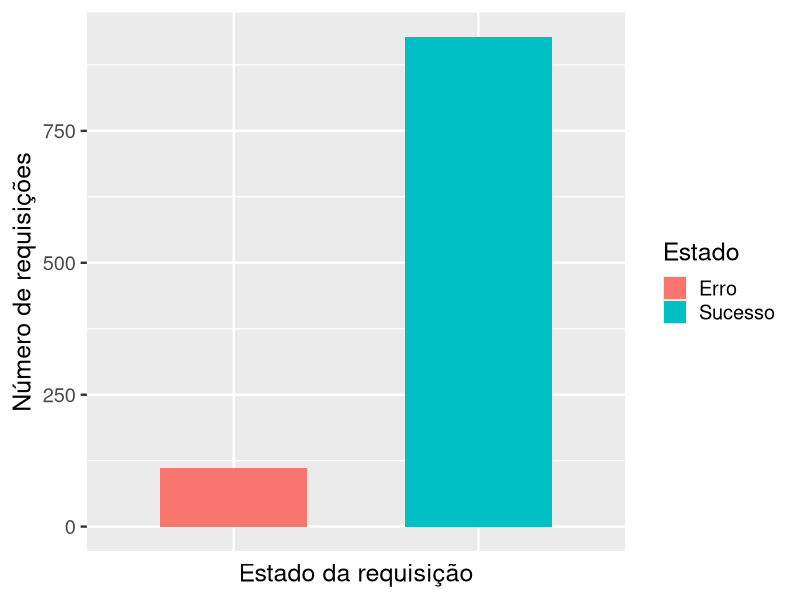
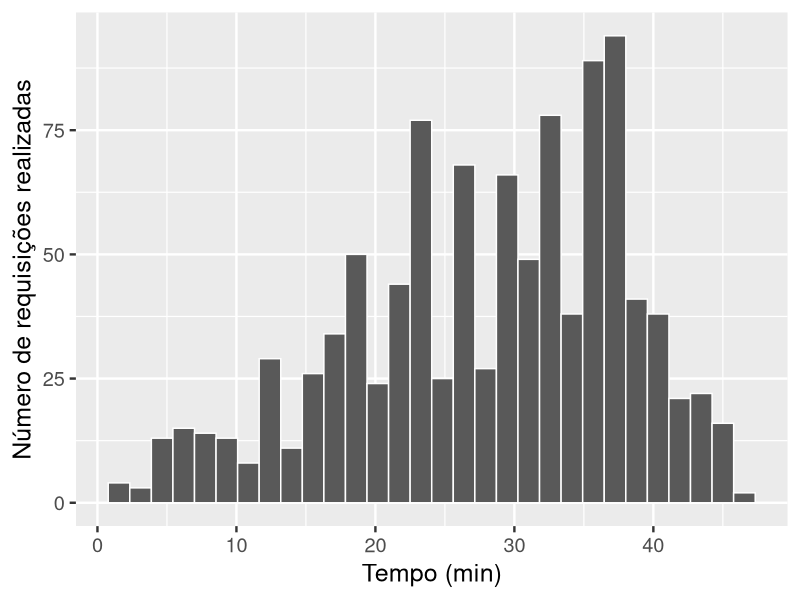
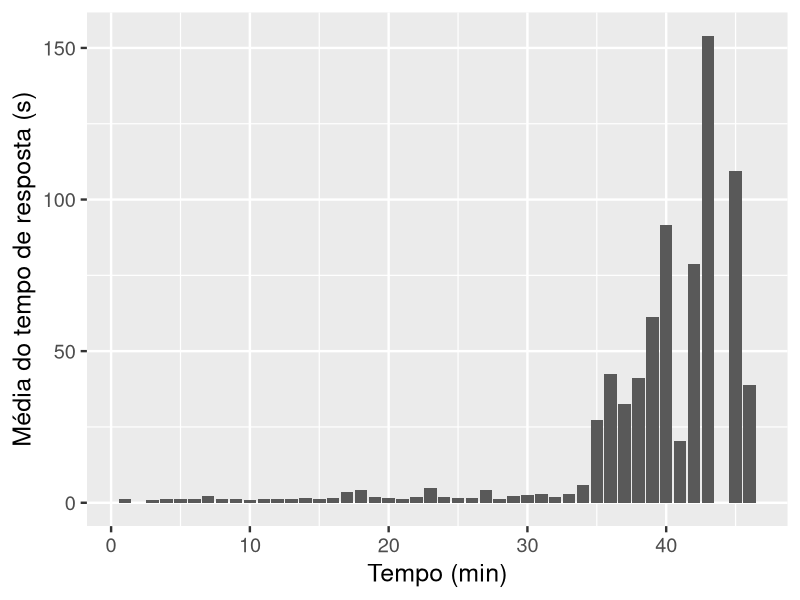
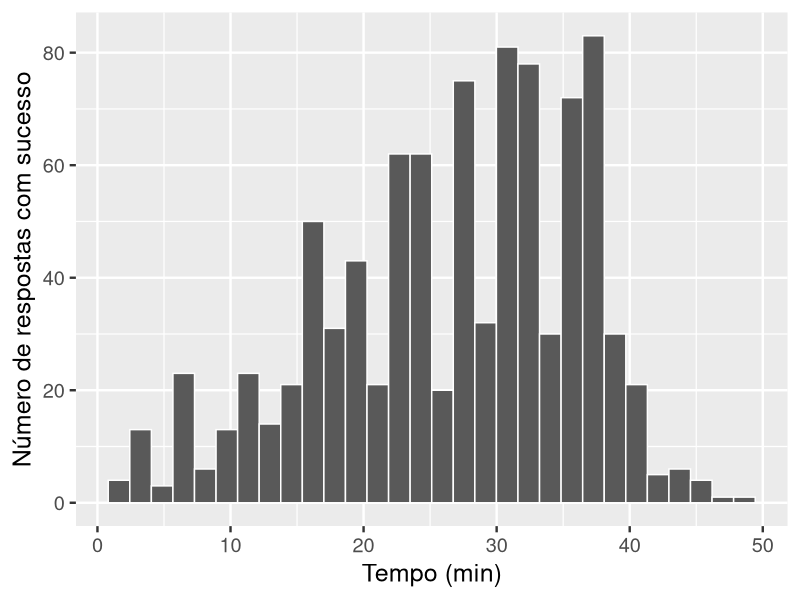

The R source for these figures, in order:
require("ggplot2")

setwd("/home/kanashiro/Documents/USP/masters-degree-qualification/scripts")

data <- read.csv(file="response_time.csv", header=TRUE, sep=",")

data[c('request', 'answer')] <- sapply(data[c('request', 'answer')], function(x) strptime(x, "%Y-%m-%dT%H:%M:%S"))
#data[c('request', 'answer')] <- sapply(data[c('request', 'answer')], function(x) as.POSIXct(x, format="%Y-%m-%dT%H:%M:%S", tz="UTC"))
data['result'] <- sapply(data['result'], function(x) factor(x))
data['simulation_time'] <- sapply(data['simulation_time'], function(x) as.numeric(x))

convert_time <- function(x) {
	minutes = x / 60
	hours = minutes / 60
	minutes = minutes %% 60
	seconds = x %% 60
	sprintf("%1.0fh %1.0fmin %1.0fs", hours, minutes, seconds)
}

#data['simulatin_request'] <- sapply(data['simulation_time'], convert_time)

#print(data)


##############################################################################

result <- data$result
rate <- as.data.frame(table(result))
#print(rate)

Estado <- c("Erro", "Sucesso")
theme_set(theme_gray(base_size = 18))
png('rate.png')
ggplot(rate, aes(result, Freq, fill=Estado)) + geom_bar(stat="identity", width=.6) +
xlab("Estado da requisição") + ylab("Número de requisições") +
theme(axis.text.x=element_blank(), axis.ticks.x=element_blank())
dev.off()

##############################################################################

request <- data$request
#load <- as.data.frame(table(request))
#print(throughput)

data['request_sum'] <- sapply(data['request'], function(x) (as.numeric(format(x, "%H"))*60) + as.numeric(format(x, "%M")) )

initial <- data$request_sum[1] - 1
data['request_sum'] <- sapply(data['request_sum'], function(x) x - initial)

theme_set(theme_gray(base_size = 18))
png('load.png')
ggplot(data, aes(request_sum)) + geom_histogram(col='white') +
ylab("Número de requisições realizadas") + xlab("Tempo (min)") +
theme(legend.position="none")
dev.off()

##############################################################################

rate_data <- split(data, data$result)
#print(rate_data[['success']])
success <- rate_data[['success']]
error <- rate_data[['error']]

success$response_time <- success$answer - success$request
success['request_sum'] <- sapply(success['request'], function(x) (as.numeric(format(x, "%H"))*60) + as.numeric(format(x, "%M")) )
success['request_time'] <- sapply(success['request'], function(x) format(x, "%H:%M"))

success['simulation_response'] <- success['simulation_time'] + success['response_time']
success['simulation_response'] <- sapply(success['simulation_response'], function(x) as.numeric(x))
#success['simulation_response'] <- sapply(success['simulation_response'], convert_time)


rt_resume <- aggregate(success$response_time~success$request_sum, success, mean)
#rt_resume <- merge(aggregate(success$response_time~success$request_sum, FUN=c), success['request_time'])

#rt_resume

time <- unlist(rt_resume[1])
mean <- unlist(rt_resume[2])
plot <- data.frame(time, mean)

#plot['simulation'] <- sapply(plot['time'], function(x) unlist(success[which(success$request_sum == x),]['simulation_time']))
#plot

initial <- plot$time[1] - 1
plot['time'] <- sapply(plot['time'], function(x) x - initial)

#plot['time'] <- sapply(plot['time'], convert_time)


length(which(success$response_time <= 10 & success$response_time > 0))
length(which(success$response_time >= 50))
length(which(success$response_time > 0))

#theme_set(theme_gray(base_size = 18))
#png('response_time.png')
#ggplot(data=success, aes(x=success$response_time)) + geom_histogram(breaks=seq(0,360,1), fill="green") +
#scale_x_continuous(breaks=seq(0, 360, 50), lim=c(0,360)) +
#xlab("Tempo de resposta (s)") + ylab("Número de requisições")
#dev.off()

theme_set(theme_gray(base_size = 18))
png('response_time.png')
ggplot(plot, aes(time, mean)) + geom_bar(stat="identity") +
#scale_x_continuous(breaks=seq(0, 35, 5), lim=c(0,32)) +
xlab("Tempo (min)") + ylab("Média do tempo de resposta (s)")
dev.off()

print("DONE")

##############################################################################

#answer <- success$answer
#throughput <- as.data.frame(table(answer))
#print(throughput)

success['answer_sum'] <- sapply(success['answer'], function(x) (as.numeric(format(x, "%H"))*60) + as.numeric(format(x, "%M")) )

initial <- success$answer_sum[1] - 1
success['answer_sum'] <- sapply(success['answer_sum'], function(x) x - initial)

theme_set(theme_gray(base_size = 18))
png('throughput.png')
ggplot(success, aes(answer_sum)) + geom_histogram(col='white') +
#scale_x_continuous(breaks=seq(0, 35, 5), lim=c(0,33)) +
ylab("Número de respostas com sucesso") + xlab("Tempo (min)") +
theme(legend.position="none")
dev.off()

print("DONE 2")
